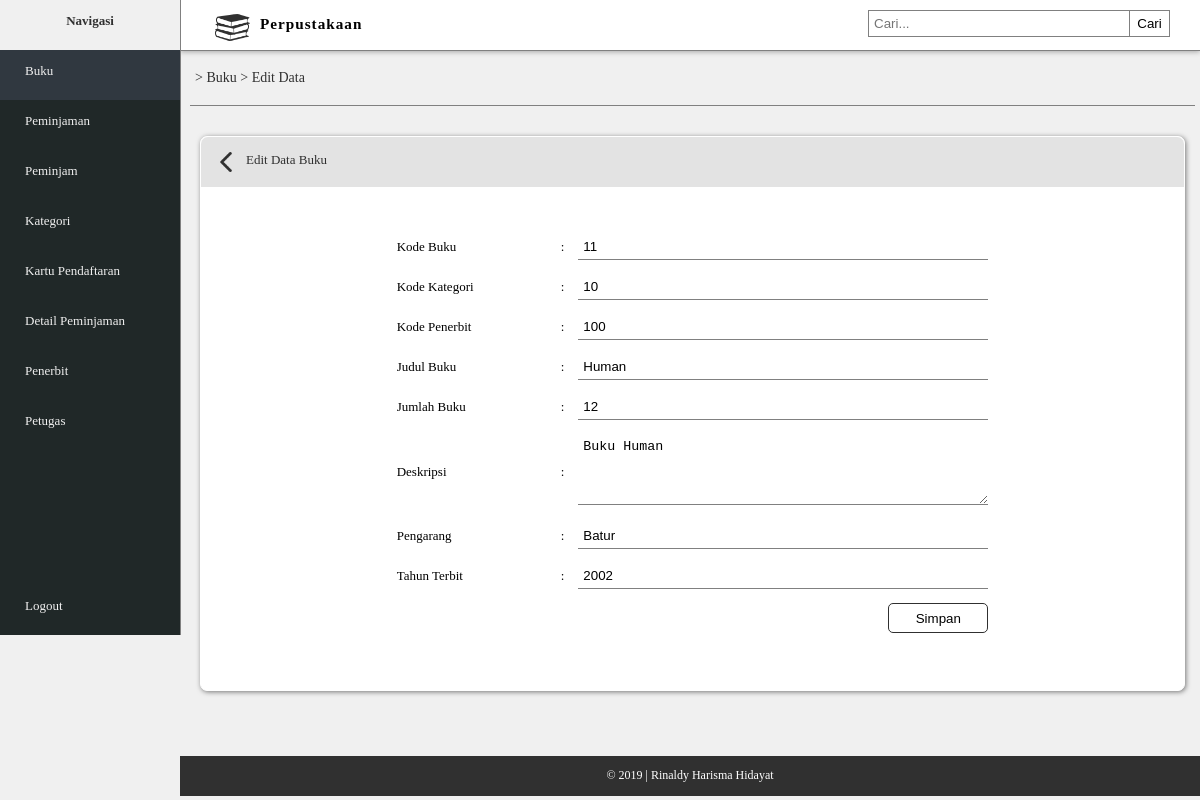
Page /edit_buku.php?edit=11 on the committed database.
### tables this page shows
CREATE TABLE IF NOT EXISTS `buku` (
  `buku_kode` varchar(10) NOT NULL,
  `kategori_kode` varchar(10) NOT NULL,
  `penerbit_kode` varchar(10) NOT NULL,
  `buku_judul` varchar(50) NOT NULL,
  `buku_jumlah` int(20) NOT NULL,
  `buku_deskripsi` varchar(250) NOT NULL,
  `buku_pengarang` varchar(30) NOT NULL,
  `buku_tahun_terbit` int(20) NOT NULL
);

### edit_buku.php (the view, shortened to what this page needs)
<?php
	$id = $_GET['edit'];
	$query = mysql_query("select *from buku where buku_kode ='$id'");
	$row = mysql_fetch_array($query);
?>
<!DOCTYPE html>
<html>
	<head>
		<link rel="stylesheet" type="text/css" href="style_rm.css">
	</head>
	<body>
		<div class="navigasi">
			<div class="nav">
				<b><p>Navigasi</p></b>
			</div>
			<div class="menu">
				<div class="menu-isi">
					<a href="index.php" style="background-color: #303840"><p>Buku</p></a>
					<a href="peminjaman.php"><p>Peminjaman</p></a>
					<a href="peminjam.php"><p>Peminjam</p></a>
					<a href="kategori.php"><p>Kategori</p></a>
					<a href="kartu_pendaftar.php"><p>Kartu Pendaftaran</p></a>
					<a href="detail_peminjaman.php"><p>Detail Peminjaman</p></a>
					<a href="penerbit.php"><p>Penerbit</p></a>
					<a href="petugas.php"><p>Petugas</p></a>
					<div class="logout">
						<a href="logout.php"><p>Logout</p></a>
					</div>
				</div>
			</div>
		</div>
		<div id="container-utama">
			<div class="head">
				<img src="img/buku.png">
				<h3>Perpustakaan</h3>
				<div class="cari">
					<div class="kolom">
						<input type="text" placeholder="Cari..." name="cari">
						<button type="submit">Cari</button>
					</div>
				</div>
			</div>
			<div class="content">
				<div class="alamat-link">
					<p>> Buku > Edit Data</p>
				</div>
				<div class="tabel">
					<div class="judul-tab">
						<a href="index.php"><img src="img/left-arrow.png"></a>
						<p>Edit Data Buku</p>
					</div>
					<div class="form">
						<div class="isi-form">
							<form method="POST" action="proses_edit_buku.php">
								<table border="0" cellspacing="0" cellpadding="7" align="center">
									<tr>
										<td width="150px">Kode Buku</td>
										<td>:</td>
										<td><input type="text" name="kd_buku" placeholder="Kode Buku" value="<?php echo $row['buku_kode']?>" required/></td>
									</tr>
									<tr>
										<td>Kode Kategori</td>
										<td>:</td>
										<td><input type="text" name="kd_ktgr" placeholder="Kode Kategori" value="<?php echo $row['kategori_kode']?>" required/></td>
									</tr>
									<tr>
										<td>Kode Penerbit</td>
										<td>:</td>
										<td><input type="text" name="kd_penerbit" placeholder="Kode Penerbit" value="<?php echo $row['penerbit_kode']?>" required/></td>
									</tr>
									<tr>
										<td>Judul Buku</td>
										<td>:</td>
										<td><input type="text" name="judul_buku" placeholder="Judul Buku" value="<?php echo $row['buku_judul']?>" required/></td>
									</tr>
									<tr>
										<td>Jumlah Buku</td>
										<td>:</td>
										<td><input type="number" name="jml_buku" placeholder="Jumlah Buku" value="<?php echo $row['buku_jumlah']?>" required/></td>
									</tr>
									<tr>
										<td>Deskripsi</td>
										<td>:</td>
										<td><textarea name="desc_buku" placeholder="Deskripsi" required><?php echo $row['buku_deskripsi']?></textarea></td>
									</tr>
									<tr>
										<td>Pengarang</td>
										<td>:</td>
										<td><input type="text" name="pengarang" placeholder="Pengarang" value="<?php echo $row['buku_pengarang']?>" required/></td>
									</tr>
									<tr>
										<td> Tahun Terbit</td>
										<td>:</td>
										<td><input type="text" name="thn_terbit" placeholder="Tahun Terbit" value="<?php echo $row['buku_tahun_terbit']?>" required/></td>
									</tr>
									<tr>
										<td colspan="3" align="right"><a href="#"><input type="submit" name="simpan" value="Simpan"></a></td>
									</tr>
								</table>
							</form>
						</div>
					</div>
				</div>
				<div class="footer">
					<div class="foot">
						<p>&copy; 2019 | Rinaldy Harisma Hidayat</p>
					</div>
				</div>
			</div>
		</div>
	</body>
</html>

### style_rm.css (style rules this page uses)
body { margin: 0; font-family: Malgun Gothic Regular; background-color: #f0f0f0; font-size: 13px; }
.navigasi { height: 635px; float: left; width: 15%; background-color: #202828; z-index: 1000; position: relative; left: 0; position: fixed; border-right: 1px solid #808080; }
.nav { background-color: #f0f0f0; height: 50px; float: left; width: 100%; }
.nav p { color: #303030; text-align: center; }
.menu { margin-left: 0px; }
.menu-isi p { margin-left: 25px; }
.menu-isi a { color: #f0f0f0; text-decoration: none; float: left; width: 100%; height: 50px; transition: 0.2s; margin-left: 0px; margin-right: 0px; }
.head { float: left; width: 85%; border-bottom: 1px solid #808080; height: 50px; background-color: white; top: 0; position: fixed; z-index: 999; margin-left: 15%; box-shadow: 0px 1px 5px 0px rgba(0,0,0,0.3); }
.head img { width: 35px; float: left; padding: 10px; margin-left: 25px; }
.head h3 { margin-top: 15px; letter-spacing: 1px; float: left; }
.cari { float: right; margin: 10px; }
.kolom input[type="text"] { padding: 5px; border: 1px solid #808080; width: 250px; float: left; }
.kolom button { float: right; padding: 5px; width: 40px; cursor: pointer; margin-right: 20px; border: 1px solid #808080; background: none; transition: 0.3s; border-left: none; }
.logout a { margin-top: 135px; }
.content { float: left; margin-top: 51px; width: 85%; height: wrap-content; margin-left: 15%; }
.alamat-link { padding: 5px; margin-left: 10px; margin-right: 5px; border-bottom: 1px solid #808080; font-size: 14px; color: #303030; }
.tabel { background-color: white; margin-left: 20px; margin-right: 15px; margin-top: 30px; margin-bottom: 30px; border-radius: 7px; box-shadow: 1px 1px 5px 0px rgba(0,0,0,0.5); font-size: 13px; border: 1px solid white; }
.judul-tab { background-color: #e3e3e3; height: 40px; margin-top: 0px; border-top-left-radius: 7px; border-top-right-radius: 7px; padding: 5px; color: #303030; }
.judul-tab p { margin: 10px; }
.judul-tab img { width: 20px; float: left; margin: 10px; }
table { margin-top: 40px; margin-bottom: 50px; }
.isi-form input { padding: 5px; width: 400px; border: none; border-bottom: 1px solid #808080; }
.isi-form textarea { width: 400px; padding: 5px; height: 60px; border: none; border-bottom: 1px solid #808080; }
.isi-form input[type="submit"] { width: 100px; height: 30px; background: none; border: 1px solid #303030; border-radius: 5px; transition: 0.3s; cursor: pointer; }
.footer { height: 40px; background-color: #303030; float: left; width: 100%; margin-top: 35px; }
.foot p { text-align: center; color: white; font-size: 12px; }

### rows in the picture
buku: kd_buku "11", kd_ktgr "10", kd_penerbit "100", judul_buku "Human", jml_buku "12", desc_buku "Buku Human", pengarang "Batur", thn_terbit "2002"
